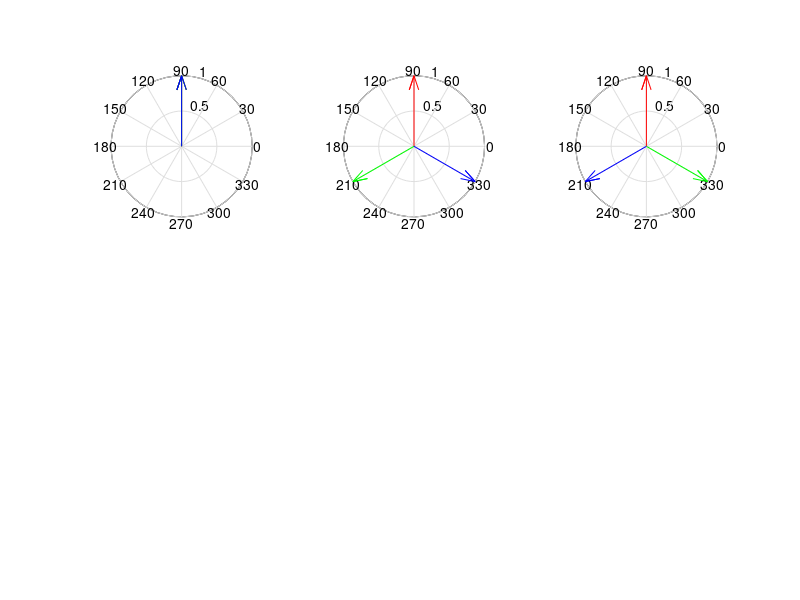

The MATLAB script that drew this image:
%%
% Example 0.3---Interactive graphing example
%%
clear all; clf

wfi0 = [ exp(j*0); exp(j*0); exp(j*0)];
wfi1 = [ exp(j*0); exp(j*2*pi/3); exp(-j*2*pi/3)];
wfi2 = [ exp(j*0); exp(-j*2*pi/3); exp(j*2*pi/3)];

% + 60 degree

% - 60 degree


% f=input(' frequency in Hz >> ')
% A=input(' amplitude (>0) >> ')
% theta=input(' phase in degrees >> ')

% Can represent all in generic format
% x(t) = A * e^{at}
% x(t) = |A|e^{j \theta } * e ^ {\sigma + j\Omega}
% this is just continuous form.
f = 1 ;
A = 1 ;
t = 0 ;
theta = 90 ;
omega = 2*pi*f; % frequency rad/s

z=A*exp(j*(omega*t+theta*pi/180));

figure(1)
%% A
subplot(231)
    wfi = wfi0
    z1 = z * wfi(1)
    z2 = z * wfi(2)
    z3 = z * wfi(3)
    x = real(z1);
    y = imag(z1);
    compass(x,y,'r'); % plot vector
    hold on % hold current plot
    x = real(z2);
    y = imag(z2);
    compass(x,y,'g'); % plot vector
    hold on % hold current plot
    x = real(z3);
    y = imag(z3);
    compass(x,y,'b'); % plot vector
    hold off

%% B
subplot(232)
    wfi = wfi1
    z1 = z * wfi(1)
    z2 = z * wfi(2)
    z3 = z * wfi(3)
    x = real(z1);
    y = imag(z1);
    compass(x,y,'r'); % plot vector
    hold on % hold current plot
    x = real(z2);
    y = imag(z2);
    compass(x,y,'g'); % plot vector
    hold on % hold current plot
    x = real(z3);
    y = imag(z3);
    compass(x,y,'b'); % plot vector
    hold off
%% C
    subplot(233)
    wfi = wfi2
    z1 = z * wfi(1)
    z2 = z * wfi(2)
    z3 = z * wfi(3)
    x = real(z1);
    y = imag(z1);
    compass(x,y,'r'); % plot vector
    hold on % hold current plot
    x = real(z2);
    y = imag(z2);
    compass(x,y,'g'); % plot vector
    hold on % hold current plot
    x = real(z3);
    y = imag(z3);
    compass(x,y,'b'); % plot vector
    hold off
%%



